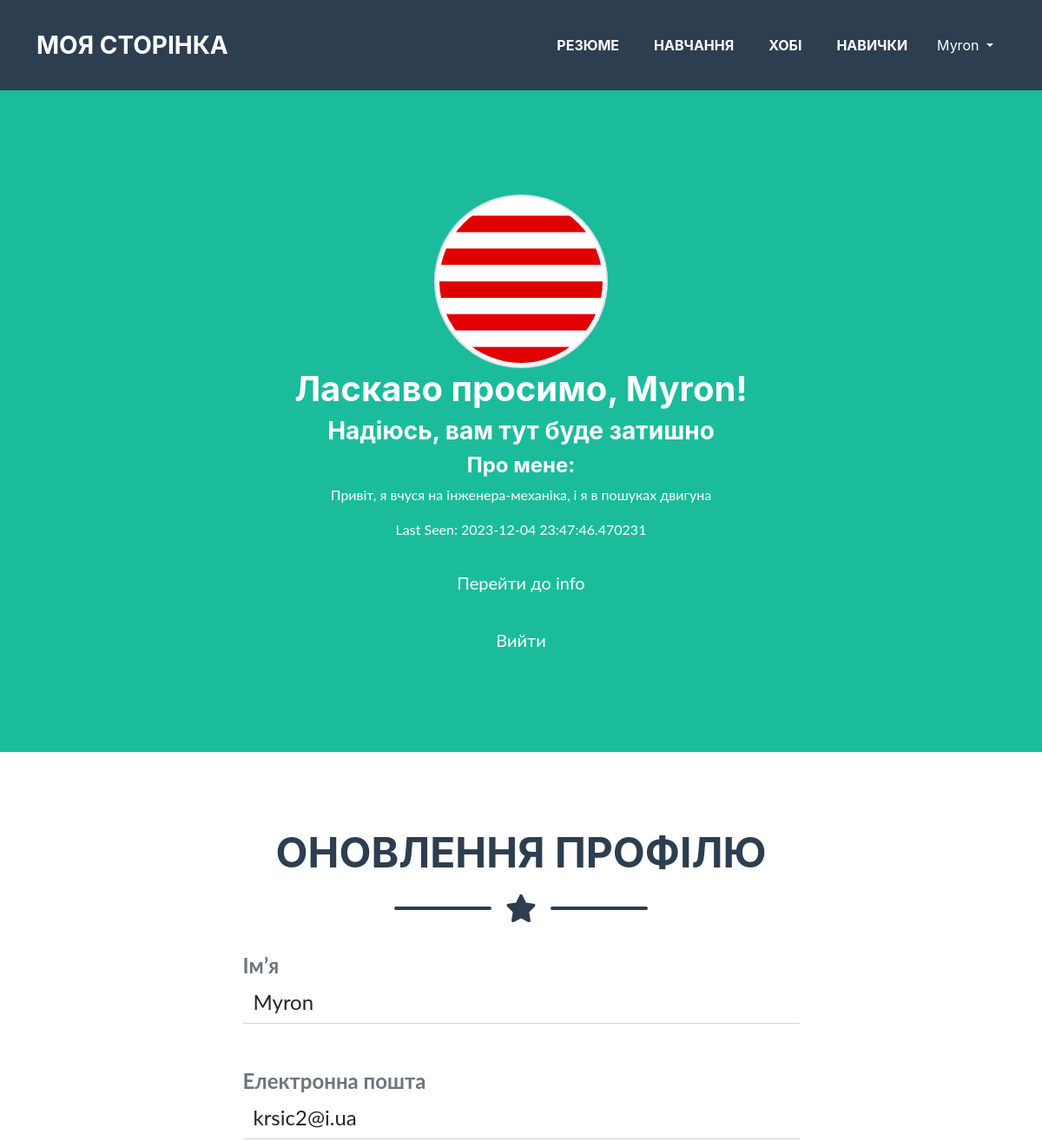
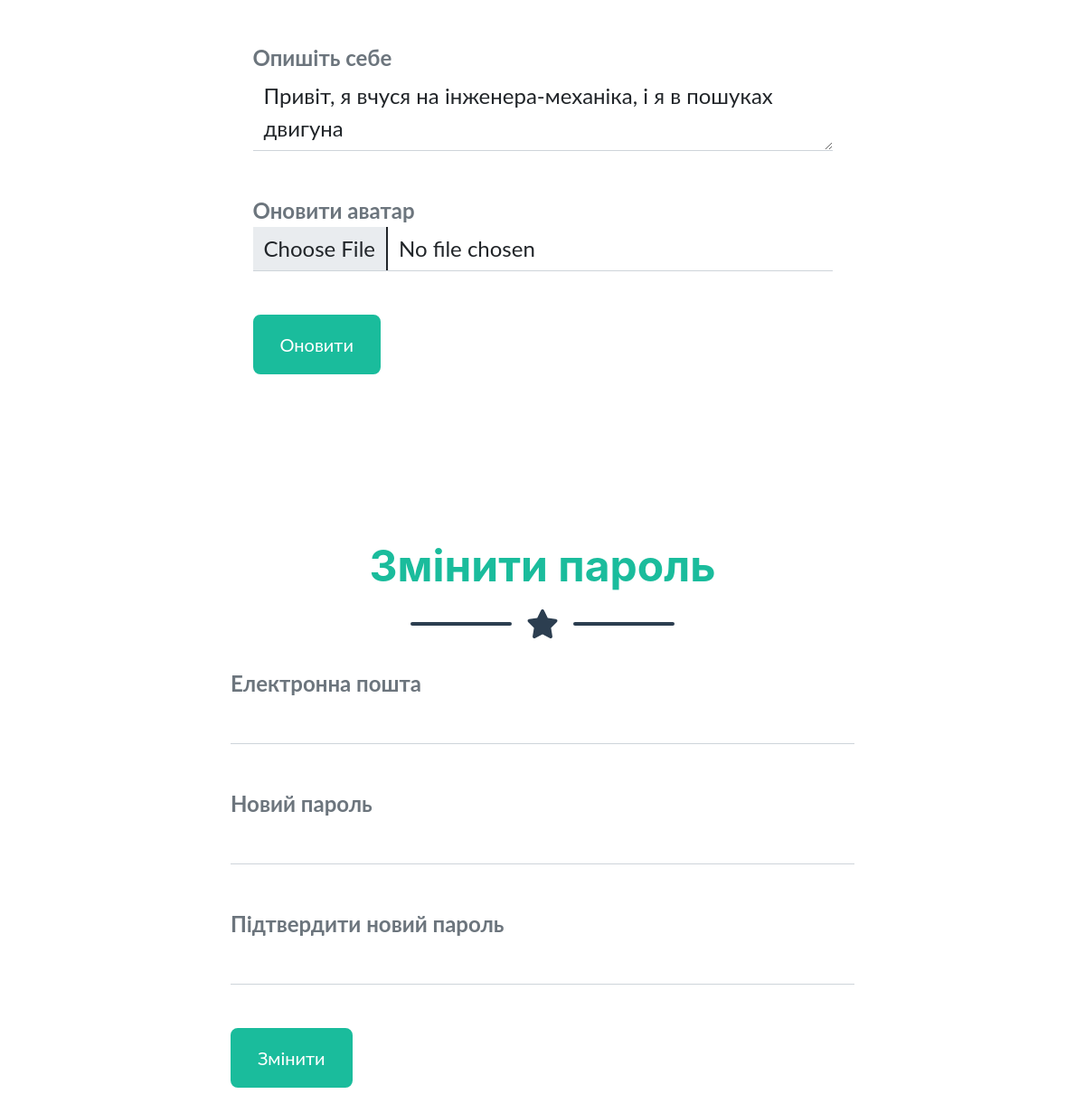
Page /account/account (signed in) on the committed database (2 pictures, top to bottom).
### app/auth/models.py (models this page shows, shortened)
class User(db.Model, UserMixin):
    id = db.Column(db.Integer, primary_key=True)
    username = db.Column(db.String(20), unique=True, nullable=False)
    email = db.Column(db.String(120), unique=True, nullable=False)
    about_me = db.Column(db.String(140))
    last_seen = db.Column(db.DateTime, default=datetime.now())
    password = db.Column(db.String(60), nullable=False)
    image_file = db.Column(db.String(60), nullable=False, server_default='default.jpg')

### app/account/views.py (the view)
@account_blueprint.route("/account", methods=['GET', 'POST'])
@login_required
def account():
    form = UpdateAccountForm()
    cp_form = ChangePasswordForm()
    if form.validate_on_submit():
        current_user.username = form.username.data
        current_user.email = form.email.data
        current_user.about_me = form.about_me.data
        if form.picture.data:
            current_user.image_file = save_picture(form.picture.data)
        db.session.commit()
        flash("Аккаунт оновлено", category=("success"))
        return redirect(url_for('account_bp.account'))
    elif request.method == 'GET':
        form.username.data = current_user.username
        form.email.data = current_user.email
        form.about_me.data = current_user.about_me
    return render_template('account.html', form=form, cp_form=cp_form)

### app/account/forms.py (shortened to what this page needs)
class UpdateAccountForm(FlaskForm):
    username = StringField("Імʼя", validators=[DataRequired(message="Імʼя повинен містити від 4 до 20 символів"), Length(min=4, max=20),
    Regexp('^[A-Za-z][A-Za-z0-9_.]*$', message='Імʼя має містити букви, цифри, крапку та нижнє підкреслення')])
    email = StringField("Електронна пошта", validators=[DataRequired(message="Це поле обовʼязкове"), Email()])
    picture = FileField("Оновити аватар", validators=[FileAllowed(['jpg', 'png'])])
    about_me = TextAreaField("Опишіть себе", validators=[Length(max=140)])
    submit = SubmitField("Оновити")

class ChangePasswordForm(FlaskForm):
    email = StringField("Електронна пошта", validators=[DataRequired("Це поле обовʼязкове"), Email()])
    password = PasswordField("Новий пароль", validators=[
                            DataRequired("Пароль повинен мати від 6 символів"),
                            Length(min=6)
                        ])
    confirm_password = PasswordField("Підтвердити новий пароль", validators=[
                            DataRequired("Пароль повинен мати від 6 символів"),
                            Length(min=6), EqualTo('password')
                        ])
    submit = SubmitField("Змінити")

### app/account/views.py (called while the page is built)
@account_blueprint.after_request
def after_request(response):
    if current_user.is_authenticated:
        current_user.last_seen = datetime.now()
        try:
            db.session.commit()
        except:
            flash("Помилка при оновленні last_seen", category=("danger"))
    return response

### app/auth/models.py (called while the page is built)
@login_manager.user_loader
def user_loader(user_id):
    return User.query.get(int(user_id))

### app/account/templates/account/account.html (shortened to what this page needs)
{% extends 'base.html' %}
{% block body %}
<header class="masthead bg-primary text-white text-center">
    <div class="container d-flex align-items-center flex-column">
        <img class="img-thumbnail rounded-circle account-img" width="200" height="200" src={{url_for('static', filename='profile_pics/' + current_user.image_file)}}>
        <h1>Ласкаво просимо, {{ current_user.username }}!</h1>
        <h3>Надіюсь, вам тут буде затишно</h3>
        {% if current_user.about_me %}
            <h4>Про мене:</h4>
            <p>{{ current_user.about_me }}</p>
        {% endif %}
        {% if current_user.last_seen %}
            <p>Last Seen: {{ current_user.last_seen }}</p>
        {% endif %}
        <form id="logoutButton" action={{ url_for("account_bp.info") }}>
            <input class="btn btn-primary btn-xl" type="submit" value="Перейти до info" />
        </form>
        <form id="logoutButton" action={{ url_for("auth_bp.logout") }}>
            <input class="btn btn-primary btn-xl" type="submit" value="Вийти" />
        </form>
    </div>
</header>
<section class="page-section" id="update_account_data">
    <div class="container">
        <h2 class="page-section-heading text-center text-uppercase text-secondary mb-0">Оновлення профілю</h2>
        <div class="divider-custom">
            <div class="divider-custom-line"></div>
            <div class="divider-custom-icon"><i class="fas fa-star"></i></div>
            <div class="divider-custom-line"></div>
        </div>
        <div class="row justify-content-center">
            <div class="col-lg-8 col-xl-7">
                <form id="contactForm" action={{url_for("account_bp.account")}} method="POST" novalidate enctype="multipart/form-data">
                    {% from "_render_field.html" import render_field %}
                    <div class="form-floating mb-3">
                        {{ render_field(form.username)}}
                    </div>
                    <div class="form-floating mb-3">
                        {{ render_field(form.email)}}
                    </div>
                    <div class="form-floating mb-3">
                        {{ render_field(form.about_me)}}
                    </div>
                    <div class="form-floating mb-3">
                        {{ render_field(form.picture)}}
                    </div>
                    {{form.submit(class_='btn btn-primary btn-xl')}}
                </form>
            </div>
        </div>
    </div>
</section>
<section class="page-section" id="change_password">
    <h2 class="page-section-heading text-center text-primary mb-0">Змінити пароль</h2>
    <div class="divider-custom">
        <div class="divider-custom-line"></div>
        <div class="divider-custom-icon"><i class="fas fa-star"></i></div>
        <div class="divider-custom-line"></div>
    </div>
    <div class="row justify-content-center">
        <div class="col-lg-8 col-xl-7">
            <form id="contactForm" action="/change_password" method="POST">
                {% from "_render_field.html" import render_field %}
                <div class="form-floating mb-3">
                    {{ render_field(cp_form.email) }}
                </div>
                <div class="form-floating mb-3">
                    {{ render_field(cp_form.password) }}
                </div>
                <div class="form-floating mb-3">
                    {{ render_field(cp_form.confirm_password) }}
                </div>
                {{cp_form.submit(class_='btn btn-primary btn-xl')}}
            </form>
        </div>
    </div>
</section>
{% endblock %}

### app/templates/nav.html (shortened to what this page needs)
{% set menu = {
    "Резюме": url_for("home_bp.cv"),
    "Навчання": url_for("home_bp.edu"),
    "Хобі": url_for("home_bp.hobbies"),
    "Навички": url_for("home_bp.skills"),
} %}
<nav class="navbar navbar-expand-lg bg-secondary text-uppercase" id="mainNav">
    <div class="container">
        <a class="navbar-brand" href="{{url_for("home_bp.home")}}">Моя сторінка</a>
        <div class="collapse navbar-collapse" id="navbarResponsive">
            <ul class="navbar-nav ms-auto">
                {%for name, url in menu.items() %}
                <li class="nav-item mx-0 mx-lg-1"><a class="nav-link py-3 px-0 px-lg-3 rounded" href={{url}}> {{ name | upper}} </a></li>
                {% endfor %}
                {% if current_user.is_authenticated %}
                    <div class="btn-group">
                        <button class="btn btn-secondary dropdown-toggle " type="button" id="dropdownMenuButton" data-bs-toggle="dropdown" aria-haspopup="true" aria-expanded="false">
                            {{ current_user.username }}
                        </button>
                    </div>
                {% else %}
                    <li class="nav-item mx-0 mx-lg-1"><a class="nav-link py-3 px-0 px-lg-3 rounded" href={{ url_for('auth_bp.login') }}> Увійти </a></li>
                {% endif %}
            </ul>
        </div>
    </div>
</nav>

### app/templates/_render_field.html
{% macro render_field(field) %}
<dt>{{ field.label() }}</dt>
{% if field.errors %}
<dd>{{ field(style="background-color: #dc3545;", class="form-control", **kwargs) | safe }}</dd>
    <ul>
        {% for error in field.errors %}
            <li class="list-group-item list-group-item-danger"> {{error}} </li>
        {% endfor %}
    </ul>
{% else %}
<dd>{{ field(class="form-control", **kwargs) | safe }}</dd>
<br>
{% endif %}
{% endmacro %}

### rows in the picture
User: username "Myron", image_file (picture), about_me "Привіт, я вчуся на інженера-механіка, і я в пошуках двигуна", last_seen "2023-12-04 23:47:46.470231", email "krsic2@i.ua"

### other values in the picture
{{ name | upper }} "РЕЗЮМЕ" "НАВЧАННЯ" "ХОБІ" "НАВИЧКИ"
{{ field.label() }} "Імʼя Електронна пошта Опишіть себе Оновити аватар Електронна пошта Новий пароль Підтвердити новий пароль"
